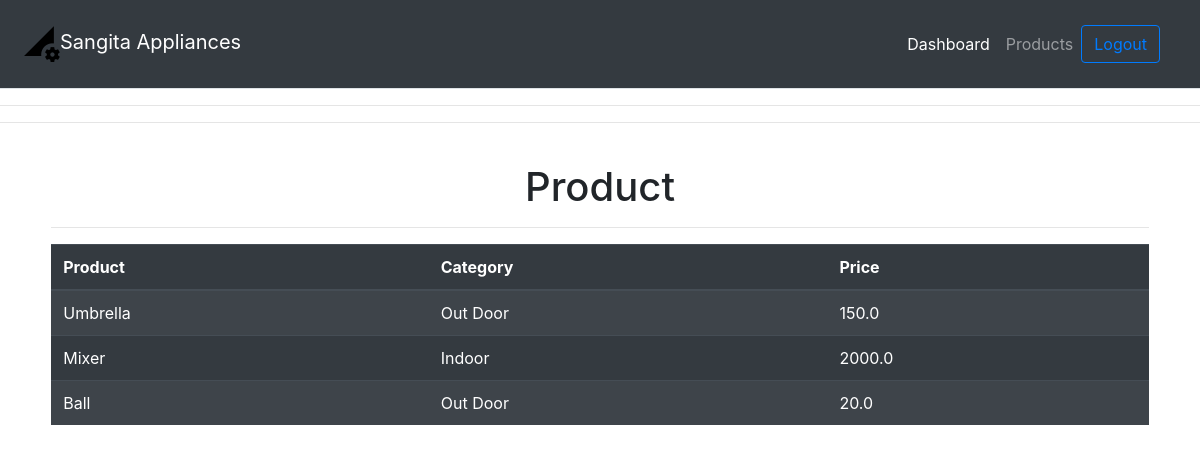
/product/ (signed in), run on the app's committed database.
### product_app/models.py (models this page shows, shortened)
class Product(models.Model):
    CATEGORY = (('Indoor', 'Indoor'),
                ('Out Door', 'Out Door'))
    name = models.CharField(max_length=200, null=True)
    price = models.FloatField(null=True)
    category = models.CharField(max_length=200, null=True, choices=CATEGORY)
    description = models.CharField(max_length=200, null=True, blank=True)
    date_created = models.DateTimeField(auto_now_add=True)
    tag = models.ManyToManyField(Tag)

### product_app/decorators.py (the view)
        def wrapper_func(request, *args, **kwargs):
            group=None
            if request.user.groups.exists():
                group=request.user.groups.all()[0].name
            if group in allowed_roles:
                return view_fun(request, *args, **kwargs)
            else:
                return HttpResponse("You are not authorized")

### product_app/views.py (called while the page is built)
@login_required(login_url='login')
@allowed_users(allowed_roles=['admin'])
def productPage(request):
    products = Product.objects.all()
    context = {"products": products}
    return render(request, 'Accounts/products.html', context)

### templates/Accounts/products.html (shortened to what this page needs)
{% extends 'accounts/main.html' %}
{% block content%}
<hr>
<div class="row text-center d-flex justify-content-center">
    <div class="col-md-11 col-centered">
        <br>
        <h1>Product</h1>
        <hr>
        <table class="table table-striped table-dark">
              <thead>
                <tr>
                  <th scope="col">Product</th>
                  <th scope="col">Category</th>
                  <th scope="col">Price</th>
                </tr>
              </thead>
             <tbody>
                {% for p in products %}
                <tr>
                  <td>{{p.name}}</td>
                  <td>{{p.category}}</td>
                  <td>{{p.price}}</td>
                </tr>
                {% endfor %}
             </tbody>
</table>
</div>
</div>
{% endblock %}

### data on the page
Product: name "Umbrella", category "Out Door", price "150.0"
Product: name "Mixer", category "Indoor", price "2000.0"
Product: name "Ball", category "Out Door", price "20.0"
